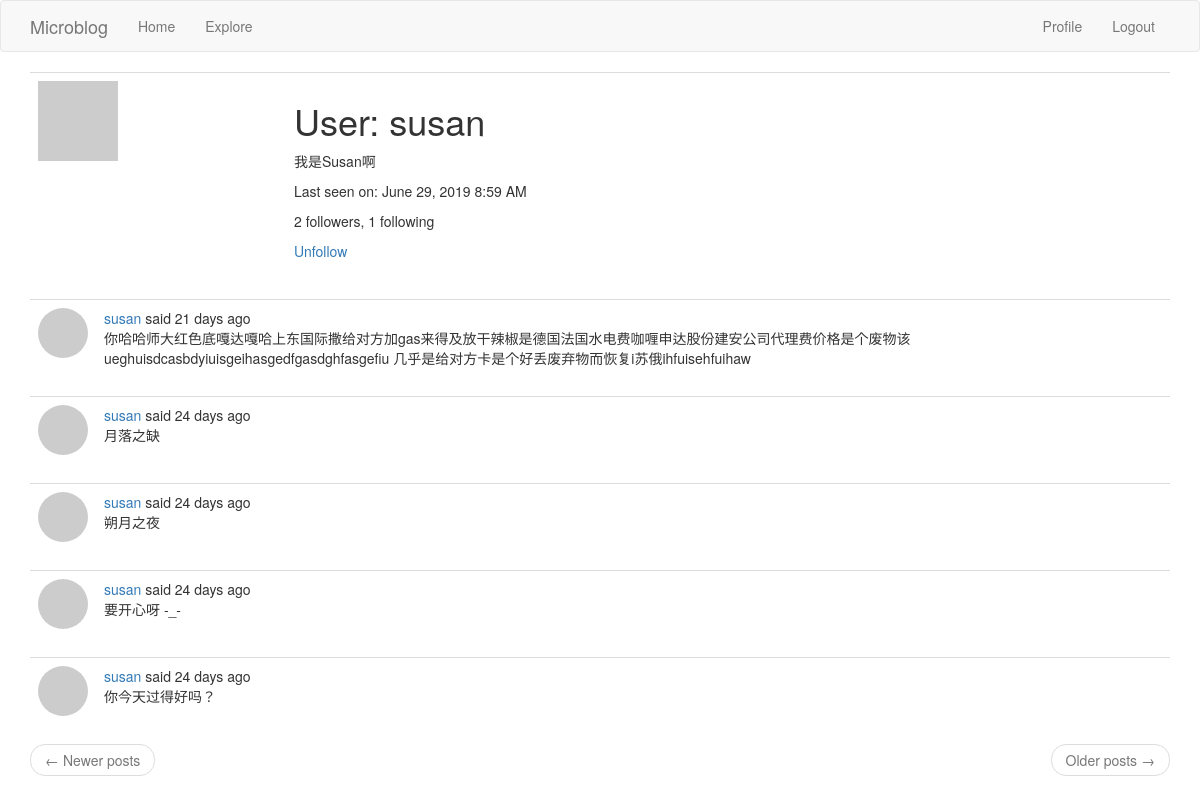
Screenshot of /User/susan (signed in) with the database file from the repository.
### app/models.py (models this page shows, shortened)
class User(UserMixin, db.Model):
    id = db.Column(db.Integer, primary_key=True)  # 字段 id ，主键
    username = db.Column(db.String(64), index=True, unique=True)  # unique表示唯一的
    email = db.Column(db.String(120), index=True, unique=True)
    password_hash = db.Column(db.String(128))
    about_me = db.Column(db.String(140))
    last_seen = db.Column(db.DateTime, default=datetime.utcnow)  # 注意datetime.utcnow不要写成datetime.utcnow()
    posts = db.relationship('Post', backref='author', lazy='dynamic')
    followed = db.relationship(
        'User', secondary=followers,
        primaryjoin=(followers.c.follower_id == id),
        secondaryjoin=(followers.c.followed_id == id),
        backref=db.backref('followers', lazy='dynamic'), lazy='dynamic')
    def avatar(self, size):
        digest = md5(self.email.lower().encode('utf-8')).hexdigest()  # md5(b'miao@email.com').hexdigest()获取字符串的md5值
        return 'https://www.gravatar.com/avatar/{}?d=identicon&s={}'.format(digest, size)
    def is_following(self, user):
        return self.followed.filter(followers.c.followed_id == user.id).count() > 0

class Post(db.Model):
    __searchable__ = ['bpdy']  # 这个模型需要有body字段才能被索引,我添加的这个__searchable__属性只是一个变量，它没有任何关联的行为。 它只会帮助我以通用的方式编写索引函数。
    id = db.Column(db.Integer, primary_key=True)
    body = db.Column(db.String(140))
    timestamp = db.Column(db.DateTime, index=True, default=datetime.utcnow)
    user_id = db.Column(db.Integer, db.ForeignKey('user.id'))  # 初始化为user.id的外键,Flask-SQLAlchemy自动设置类名为小写来作为对应表的名称
    language = db.Column(db.String(5))  # 用户发表的动态的语言类型

### app/main/routes.py (the view)
@bp.route('/User/<username>')
@login_required  # 只能被已登录的用户访问
def user(username):
    user = User.query.filter_by(username=username).first_or_404()
    strart_page = request.args.get('page', 1, type=int)
    end_page = current_app.config['POSTS_PER_PAGE']
    posts = user.posts.order_by(Post.timestamp.desc()).paginate(strart_page, end_page, False)
    next_url = url_for('main.user', username=user.usernmae, page=posts.next_num) if posts.has_next else None
    prev_url = url_for('main.user', username=user.usernmae, page=posts.prev_num) if posts.has_prev else None
    return render_template('user.html', user=user, posts=posts.items,
                           next_url=next_url, prev_url=prev_url)

### app/main/routes.py (called while the page is built)
@bp.before_request
def before_request():
    if current_user.is_authenticated:  # 当前用户是否已经登录
        current_user.last_seen = datetime.utcnow()
        db.session.commit()  # 不需要db.session.add()这句，因为当前用户已经存在数据库里了，当前用户是查询得到的
    g.locale = str(get_locale())

### app/models.py (called while the page is built)
@login.user_loader
def load_user(id):
    return User.query.get(int(id))

### app/templates/user.html
{% extends "base.html" %}
{% block app_content %}
    <table class="table table-hover">
        <tr>
            <td width="256px"><img src="{{ user.avatar(256) }}"></td>
            <td>
                <h1>{{ _('User') }}: {{ user.username }}</h1>
                {% if user.about_me %}<p>{{ user.about_me }}</p>{% endif %}
                {% if user.last_seen %}
                    <p>{{ _('Last seen on') }}: {{ moment(user.last_seen).format('LLL') }}</p>
                {% endif %}
                <p>{{ _('%(count)d followers', count=user.followers.count()) }}, {{ _('%(count)d following', count=user.followed.count()) }}</p>
                {% if user == current_user %}
                    <p><a href="{{ url_for('main.edit_profile') }}">{{ _('Edit your profile') }}</a></p>
                {% elif not current_user.is_following(user) %}
                    <p><a href="{{ url_for('main.follow', username=user.username) }}">{{ _('Follow') }}</a></p>
                {% else %}
                    <p><a href="{{ url_for('main.unfollow', username=user.username) }}">{{ _('Unfollow') }}</a></p>
                {% endif %}
            </td>
        </tr>
    </table>
    {% for post in posts %}
        {% include '_post.html' %}
    {% endfor %}
    <nav aria-label="...">
        <ul class="pager">
            <li class="previous{% if not prev_url %} disabled{% endif %}">
                <a href="{{ prev_url or '#' }}">
                    <span aria-hidden="true">&larr;</span> {{ _('Newer posts') }}
                </a>
            </li>
            <li class="next{% if not next_url %} disabled{% endif %}">
                <a href="{{ next_url or '#' }}">
                    {{ _('Older posts') }} <span aria-hidden="true">&rarr;</span>
                </a>
            </li>
        </ul>
    </nav>
{% endblock %}

### app/templates/base.html (shortened to what this page needs)
{% extends 'bootstrap/base.html' %}
{% block navbar %}
    <nav class="navbar navbar-default">
        <div class="container">
            <div class="navbar-header">
                <a class="navbar-brand" href="{{ url_for('main.index') }}">Microblog</a>
            </div>
            <div class="collapse navbar-collapse" id="bs-example-navbar-collapse-1">
                <ul class="nav navbar-nav">
                    <li><a href="{{ url_for('main.index') }}">{{ _('Home') }}</a></li>
                    <li><a href="{{ url_for('main.explore') }}">{{ _('Explore') }}</a></li>
                </ul>
                <ul class="nav navbar-nav navbar-right">
                    {% if current_user.is_anonymous %}
                        <li><a href="{{ url_for('auth.login') }}">{{ _('Login') }}</a></li>
                    {% else %}
                        <li><a href="{{ url_for('main.user', username=current_user.username) }}">{{ _('Profile') }}</a>
                        </li>
                        <li><a href="{{ url_for('auth.logout') }}">{{ _('Logout') }}</a></li>
                    {% endif %}
                </ul>
            </div>
        </div>
    </nav>
{% endblock %}
{% block content %}
    <div class="container">
        {% block app_content %}{% endblock %}
    </div>
{% endblock %}

### app/templates/_post.html (shortened to what this page needs)
<table class="table table-hover">
    <tr>
        <td width="50px">
            <a href="{{ url_for('main.user', username=post.author.username) }}">
                <div style="width: 50px;height: 50px; border-radius:50%;overflow: hidden;">
                    <img src="{{ post.author.avatar(50) }}"/>
                </div>
            </a>
        </td>
        <td>
            {{ _('%(username)s said %(when)s', username=user_link, when=moment(post.timestamp).fromNow()) }}
            <br>
            <span id="post{{ post.id }}">{{ post.body }}</span>
        </td>
    </tr>
</table>

### rows the page displays
User: username "susan", about_me "我是Susan啊", last_seen "June 29, 2019 8:59 AM"
Post: body "你哈哈师大红色底嘎达嘎哈上东国际撒给对方加gas来得及放干辣椒是德国法国水电费咖喱申达股份建安公司代理费价格是个废物该ueghuisdcasbdyiuisgeihasgedfgasdghfasgefiu 几乎是给对方卡是个好丢废弃物而恢复i苏俄ihfuisehfuihaw"
Post: body "月落之缺"
Post: body "朔月之夜"
Post: body "要开心呀 -_-"
Post: body "你今天过得好吗？"
